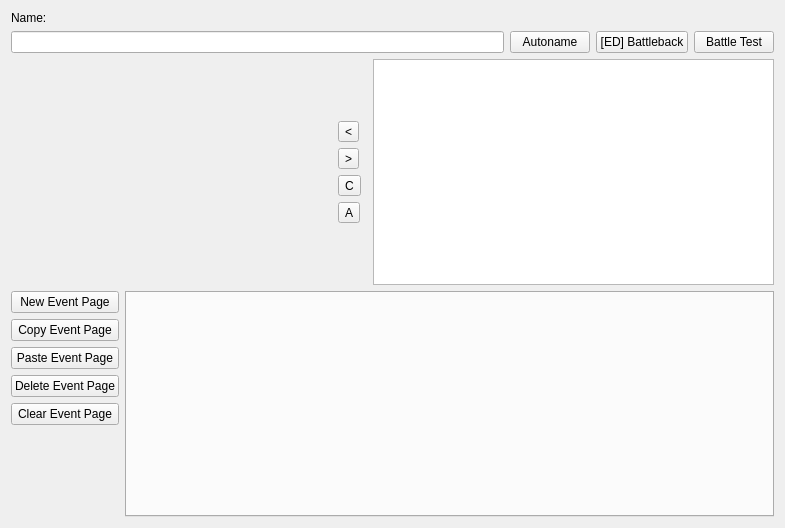
<?xml version="1.0" encoding="UTF-8"?>
<ui version="4.0">
 <class>EditTroops</class>
 <widget class="QWidget" name="EditTroops">
  <property name="geometry">
   <rect>
    <x>0</x>
    <y>0</y>
    <width>785</width>
    <height>528</height>
   </rect>
  </property>
  <property name="windowTitle">
   <string>Form</string>
  </property>
  <layout class="QGridLayout" name="gridLayout_2">
   <item row="1" column="0">
    <widget class="TroopPicLabel" name="label_troop_pic">
     <property name="minimumSize">
      <size>
       <width>321</width>
       <height>161</height>
      </size>
     </property>
     <property name="maximumSize">
      <size>
       <width>321</width>
       <height>161</height>
      </size>
     </property>
     <property name="text">
      <string/>
     </property>
    </widget>
   </item>
   <item row="0" column="0" colspan="4">
    <layout class="QGridLayout" name="gridLayout">
     <item row="1" column="3">
      <widget class="QPushButton" name="pushButton_3">
       <property name="text">
        <string>Battle Test</string>
       </property>
      </widget>
     </item>
     <item row="1" column="2">
      <widget class="QPushButton" name="pushButton_2">
       <property name="text">
        <string>[ED] Battleback</string>
       </property>
      </widget>
     </item>
     <item row="1" column="0">
      <widget class="QLineEdit" name="line_name"/>
     </item>
     <item row="1" column="1">
      <widget class="QPushButton" name="pushButton">
       <property name="text">
        <string>Autoname</string>
       </property>
      </widget>
     </item>
     <item row="0" column="0">
      <widget class="QLabel" name="label">
       <property name="text">
        <string>Name:</string>
       </property>
      </widget>
     </item>
    </layout>
   </item>
   <item row="1" column="1">
    <layout class="QGridLayout" name="gridLayout_4">
     <item row="1" column="1">
      <widget class="QToolButton" name="button_add">
       <property name="text">
        <string>&lt;</string>
       </property>
      </widget>
     </item>
     <item row="0" column="1">
      <spacer name="verticalSpacer">
       <property name="orientation">
        <enum>Qt::Vertical</enum>
       </property>
       <property name="sizeHint" stdset="0">
        <size>
         <width>20</width>
         <height>40</height>
        </size>
       </property>
      </spacer>
     </item>
     <item row="5" column="1">
      <spacer name="verticalSpacer_2">
       <property name="orientation">
        <enum>Qt::Vertical</enum>
       </property>
       <property name="sizeHint" stdset="0">
        <size>
         <width>20</width>
         <height>40</height>
        </size>
       </property>
      </spacer>
     </item>
     <item row="2" column="1">
      <widget class="QToolButton" name="button_remove">
       <property name="text">
        <string>&gt;</string>
       </property>
      </widget>
     </item>
     <item row="3" column="1">
      <widget class="QToolButton" name="button_clear">
       <property name="text">
        <string>C</string>
       </property>
      </widget>
     </item>
     <item row="4" column="1">
      <widget class="QToolButton" name="button_arrange">
       <property name="text">
        <string>A</string>
       </property>
      </widget>
     </item>
    </layout>
   </item>
   <item row="1" column="3">
    <widget class="QListWidget" name="list_enemies"/>
   </item>
   <item row="2" column="0" colspan="4">
    <layout class="QGridLayout" name="gridLayout_5">
     <item row="3" column="0">
      <widget class="QPushButton" name="pushButton_7">
       <property name="text">
        <string>Delete Event Page</string>
       </property>
      </widget>
     </item>
     <item row="4" column="0">
      <widget class="QPushButton" name="pushButton_8">
       <property name="text">
        <string>Clear Event Page</string>
       </property>
      </widget>
     </item>
     <item row="0" column="1" rowspan="9">
      <widget class="QTabWidget" name="tab_pages">
       <property name="currentIndex">
        <number>-1</number>
       </property>
      </widget>
     </item>
     <item row="1" column="0">
      <widget class="QPushButton" name="pushButton_4">
       <property name="text">
        <string>Copy Event Page</string>
       </property>
      </widget>
     </item>
     <item row="2" column="0">
      <widget class="QPushButton" name="pushButton_6">
       <property name="text">
        <string>Paste Event Page</string>
       </property>
      </widget>
     </item>
     <item row="0" column="0">
      <widget class="QPushButton" name="pushButton_5">
       <property name="text">
        <string>New Event Page</string>
       </property>
      </widget>
     </item>
     <item row="5" column="0">
      <spacer name="verticalSpacer_3">
       <property name="orientation">
        <enum>Qt::Vertical</enum>
       </property>
       <property name="sizeHint" stdset="0">
        <size>
         <width>20</width>
         <height>40</height>
        </size>
       </property>
      </spacer>
     </item>
    </layout>
   </item>
  </layout>
 </widget>
 <customwidgets>
  <customwidget>
   <class>TroopPicLabel</class>
   <extends>QLabel</extends>
   <header>editors/troops/trooppiclabel.h</header>
  </customwidget>
 </customwidgets>
 <resources/>
 <connections/>
</ui>
